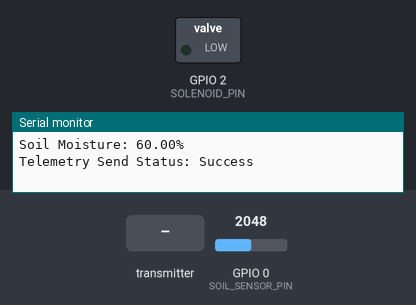
Bench run of a program on a simulated ESP32-C3. On the bench: switched loads named in the program (green lamp = pin HIGH), the last lines printed to the serial monitor. The inputs (shaded band) are chosen by the test bench; at power-on: GPIO 0 (SOIL_SENSOR_PIN) = 2048.

Above: at 1.2 s.
1.3 s: the transmitter starts sending command = OPEN
At 2.3 s:
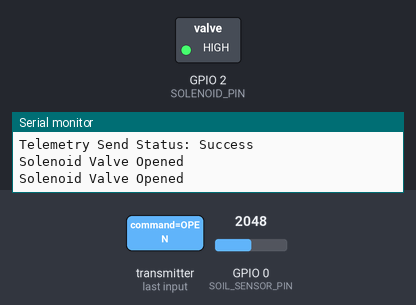
2.8 s: the transmitter starts sending command = CLOSE
At 3.4 s:
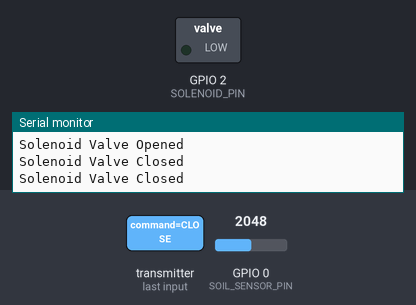
Timing chart, 0 to 5.8 s (numbered marks = the images above; inputs shaded):
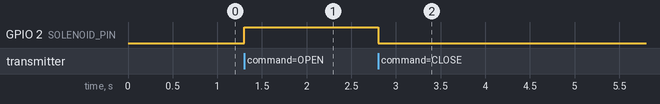

The program:

main.cpp
```cpp
#include <Arduino.h>
#include <WiFi.h>
#include <esp_now.h>


#define SOIL_SENSOR_PIN A0
#define SOLENOID_PIN 2


const int DRY_SOIL_VAL = 3200; // just guessing the value
const int WET_SOIL_VAL = 1300; // just guessing the value


typedef struct struct_node_data {
    int node_id;
    float moisture_pct;
} struct_node_data;


typedef struct struct_command {
    char command[10];
} struct_command;

struct_node_data nodeData;
struct_command incomingCommand;


uint8_t masterAddress[] = {0xFF, 0xFF, 0xFF, 0xFF, 0xFF, 0xFF}; //replace with the actual MAC address of the master device


void OnDataRecv(const uint8_t * mac, const uint8_t *incomingData, int len) {
    memcpy(&incomingCommand, incomingData, sizeof(incomingCommand));

    if (strcmp(incomingCommand.command, "OPEN") == 0) {
        digitalWrite(SOLENOID_PIN, HIGH);
        Serial.println("Solenoid Valve Opened");
    } else if (strcmp(incomingCommand.command, "CLOSE") == 0) {
        digitalWrite(SOLENOID_PIN, LOW);
        Serial.println("Solenoid Valve Closed");
    }
}


void OnDataSent(const uint8_t *mac_addr, esp_now_send_status_t status) {
    Serial.print("Telemetry Send Status: ");
    Serial.println(status == ESP_NOW_SEND_SUCCESS ? "Success" : "Fail");
}

void setup() {

    Serial.begin(115200);


    pinMode(SOLENOID_PIN, OUTPUT);
    digitalWrite(SOLENOID_PIN, LOW);
    pinMode(SOIL_SENSOR_PIN, INPUT);


    WiFi.mode(WIFI_STA);


    if (esp_now_init() != ESP_OK) {
        Serial.println("Error initializing ESP-NOW");
        return;
    }

    esp_now_register_send_cb(OnDataSent);
    esp_now_register_recv_cb(esp_now_recv_cb_t(OnDataRecv));


    esp_now_peer_info_t peerInfo = {};
    memcpy(peerInfo.peer_addr, masterAddress, 6);
    peerInfo.channel = 0;
    peerInfo.encrypt = false;

    if (esp_now_add_peer(&peerInfo) != ESP_OK) {
        Serial.println("Failed to add Master peer");
        return;
    }

    nodeData.node_id = 1;
}

void loop() {

    int rawAnalog = analogRead(SOIL_SENSOR_PIN);


    float moisture = map(rawAnalog, DRY_SOIL_VAL, WET_SOIL_VAL, 0, 100);
    moisture = constrain(moisture, 0.0, 100.0);

    nodeData.moisture_pct = moisture;

    Serial.print("Soil Moisture: ");
    Serial.print(nodeData.moisture_pct);
    Serial.println("%");


    esp_now_send(masterAddress, (uint8_t *) &nodeData, sizeof(nodeData));


    delay(5000);
}
```

Measured:
- after the input at 1.3 s, GPIO 2 (SOLENOID_PIN): LOW → HIGH at once
- after the input at 2.8 s, GPIO 2 (SOLENOID_PIN): HIGH → LOW at once
